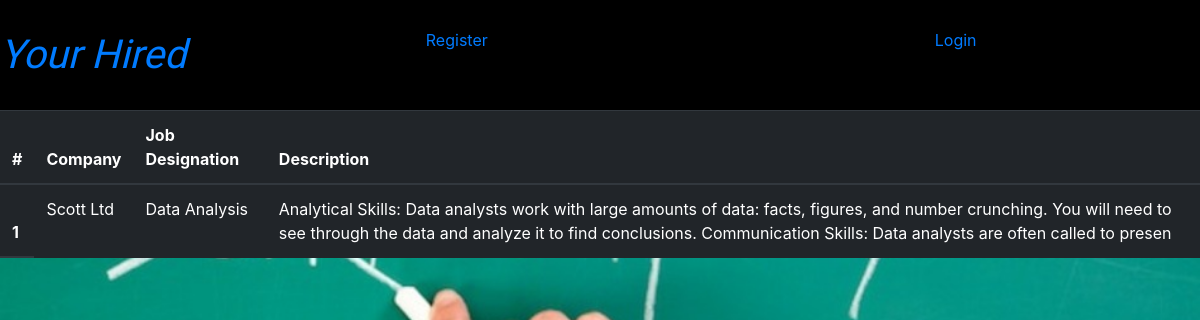
Page /jobs/s/1/ on the committed database.
### job/models.py (models this page shows, shortened)
class job(models.Model):
    Designation=models.CharField(max_length=240)
    company_name=models.CharField(max_length=240)
    job_description=models.CharField(max_length=240)
    Starting_date=models.DateField()
    search_count=models.IntegerField(default=0)

### job/views.py (the view)
# urls.py: url(r'^s/(?P<pk>\d+)/$',views.jobdetail.as_view(),name='jobdetail'),
class jobdetail(DetailView):
    context_object_name='job_detail'
    model=job
    template_name='job/jobdetail.html'

### templates/job/jobdetail.html (shortened to what this page needs)
{%extends 'main.html' %}
    {%block s%}
<table class="table table-striped table-dark ">
  <thead >
    <tr>
      <th scope="col">#</th>
      <th scope="col">Company</th>
      <th scope="col">Job Designation </th>
      <th scope="col">Description</th>
    </tr>
    <tr>
      <th scope="row">1</th>
      <td> {{job_detail.company_name}}</td>
      <td>{{job_detail.job_description}}</td>
      <td>  {{job_detail.Designation}}</td>
    </tr>
</table>
    {%endblock%}

### static/App_two/m.css (style rules this page uses)
body,html { background-image: url('images.jpg') ; background-repeat: no-repeat; background-size:cover; }

### rows in the picture
job: company_name "Scott Ltd", job_description "Data Analysis", Designation "Analytical Skills: Data analysts work with large amounts of data: facts, figures, and number crunching. You will need to see through the data and analyze it to find conclusions. Communication Skills: Data analysts are often called to presen"
